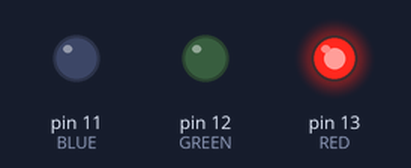
Simulated run of this sketch. Board: Arduino Uno, built with avr-gcc and run on an emulated ATmega328P. Shown: output pins drawn as LEDs (lit = HIGH).

Above: at 0.2 s.
At 0.7 s:
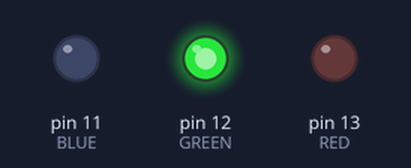
At 2.7 s:
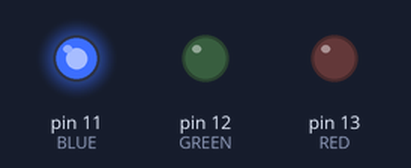
Timing chart, 0 to 3.5 s (numbered marks = the images above):
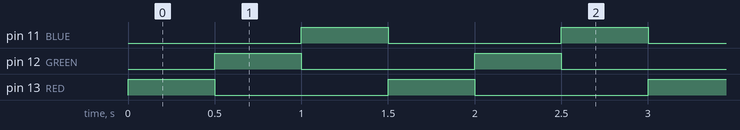

Measured:
- by itself, pin 11 (BLUE), pin 12 (GREEN), pin 13 (RED): alternates HIGH for 0.50 s and LOW for 1.0 s
- by itself, everything shown: repeats every 1.5 s, in 3 steps

The sketch:

LED-SENSOR-sketch_sep13b.ino
```cpp
const int RED=13;
const int GREEN=12;
const int BLUE=11;
void red_light()
{
  digitalWrite(RED, HIGH);
  digitalWrite(GREEN, LOW);
  digitalWrite(BLUE, LOW);
}

void green_light()
{
  digitalWrite(RED, LOW);
  digitalWrite(GREEN, HIGH);
  digitalWrite(BLUE, LOW);
}

void blue_light()
{
  digitalWrite(RED, LOW);
  digitalWrite(GREEN, LOW);
  digitalWrite(BLUE, HIGH);
}
void led()
{
  red_light();
  delay(500);
  green_light();
  delay(500);
  blue_light();
  delay(500);
}
void setup()
{
  pinMode(RED,OUTPUT);
  pinMode(GREEN,OUTPUT);
  pinMode(BLUE,OUTPUT);
}

void loop() {
  led();
}
```
